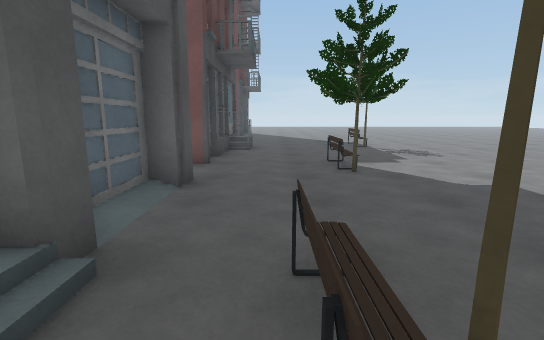
[1] (above)

21 first-person views from a walk through a Unity game level. The camera is 1.3 m above the floor, tilts 10° down and sees 85° across. The floor is counted in squares, 1 m on a side. Each view is taken from the middle of a square. On the plan, view 1 faces up. The plan holds only what a view shows up to about 14 squares ahead; the rest is blank. The place goes on beyond the plan. The player is left out. Some surface patterns are stand-ins.

[2]
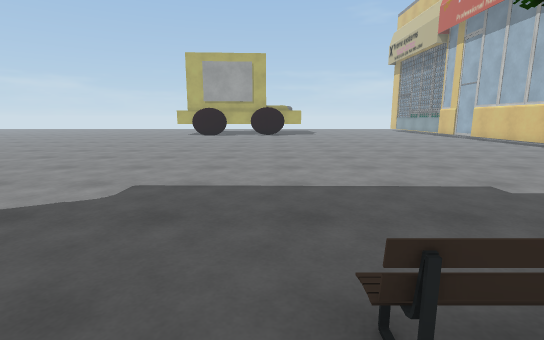

[3]
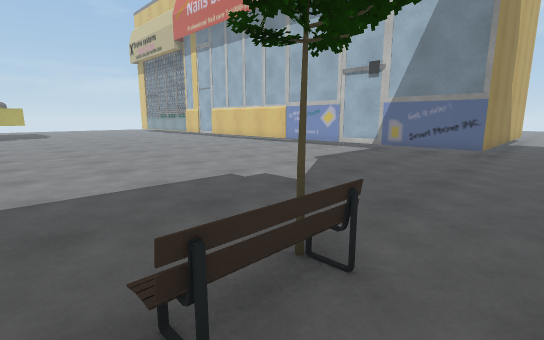

[4]
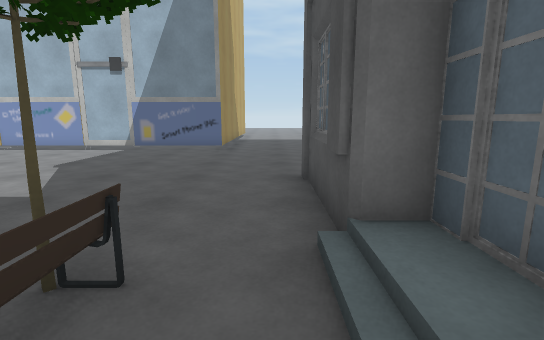

[5]
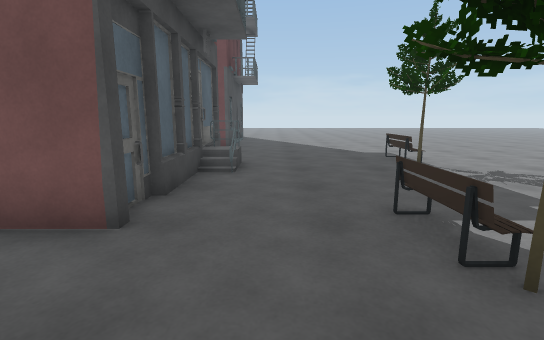

[6]
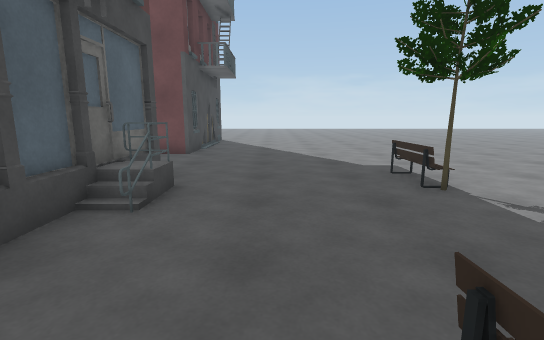

[7]
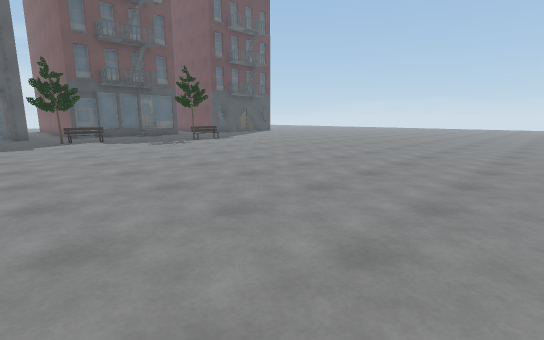

[8]
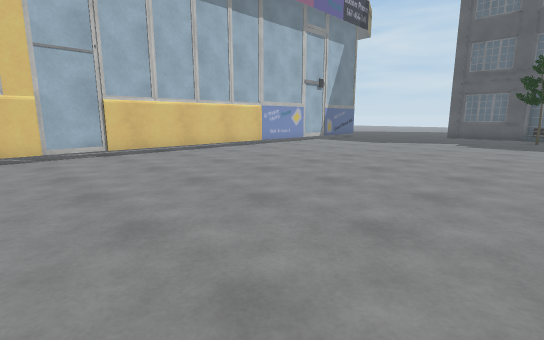

[9]
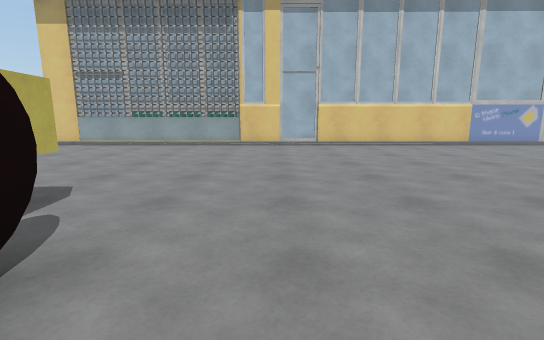

[10]
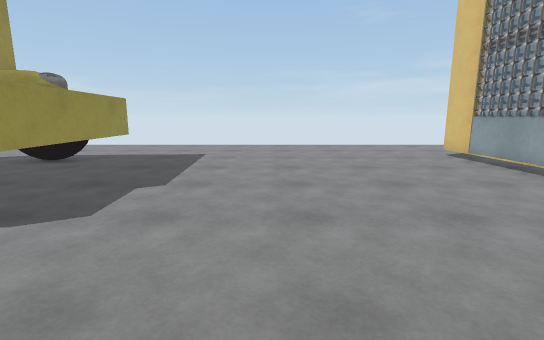

[11]
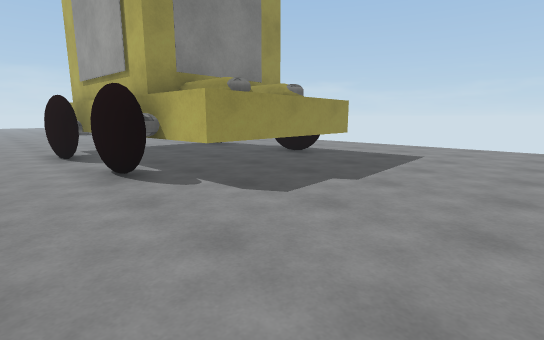

[12]
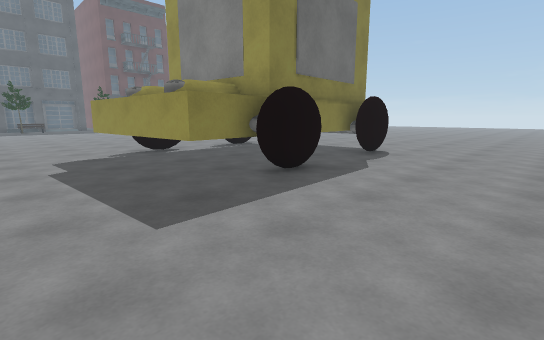

[13]
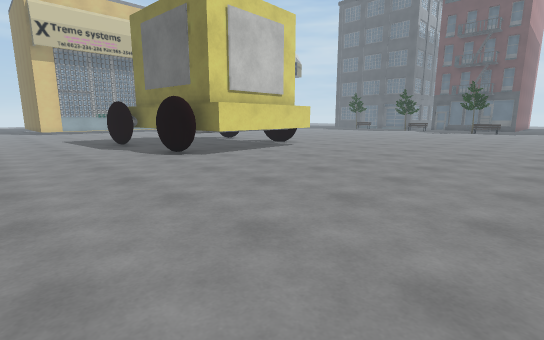

[14]
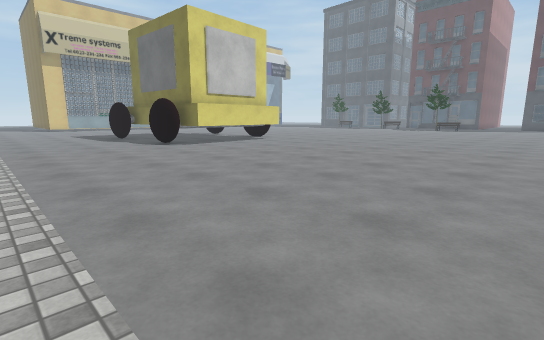

[15]
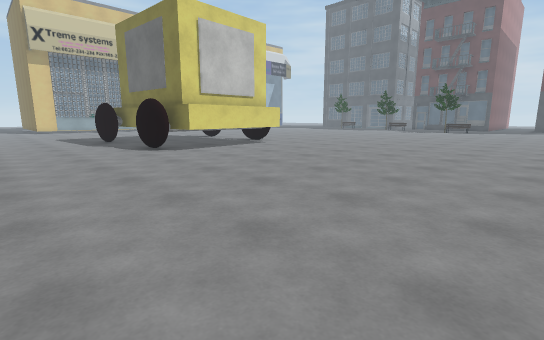

[16]
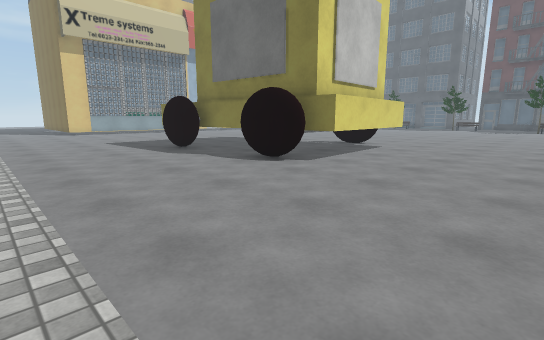

[17]
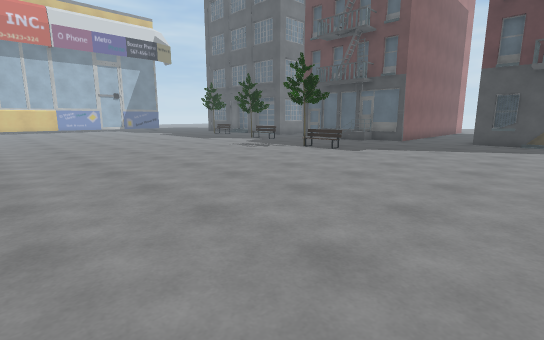

[18]
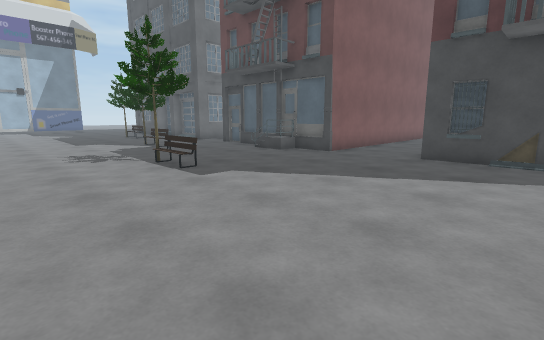

[19]
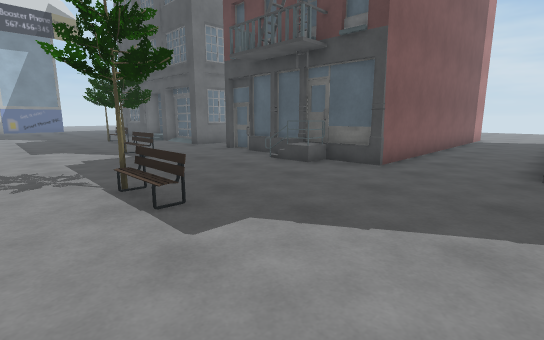

[20]
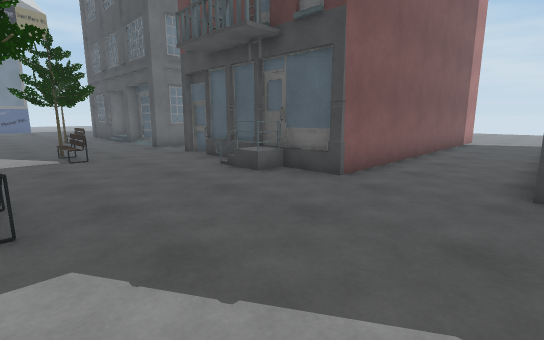

[21]
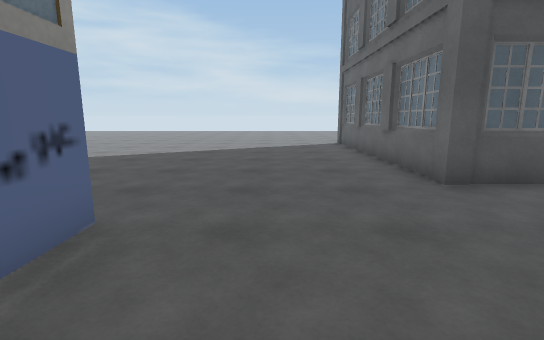

### Floor plan
Key: @ floor where view 1 was taken; # wall or solid block; . floor; T tree; B bench; H thing the floor can be seen under or through; O other object.
Columns run from 11 left of view 1 to 34 right of it. Each row starts with its distance up from view 1.
 22          #............... .       .......... .
 21          #................ ..................
 20          O....................................
 19         ##....................................
 18 ..............................................
 17 ..............................................
 16 ..............................................
 15 ##########.....O..............................
 14          #.....T..............................
 13          #O....B..............................
 12          #O...................................
 11          #....................................
 10          #.......................#######......
  9          #...B..................## #####......
  8         ##...T..................##   ###......
  7          ...TTT.................##    #.......
  6         ##...T..................#     #.......
  5          O.......................     HH......
  4          O......................#     HH......
  3          #...............   ....##    HH.....
  2          #.B....................#H    H......
  1         # .BT....................HHHHHH......
  0         ##.@.................................
 -1          #...................................
 -2          #...................................
 -3  #########...................................
 -4 O..O..O..O...................................
 -5  ............................................
 -6  ............................................
 -7  ............................................
 -8  ............................................
 -9  ...........#############################....
-10  ...........#                            ....

Where each view was taken, in squares from view 1:
view 1: 0 up, 0 right, facing up
view 2: 3 up, 1 left, facing right
view 3: 3 up, 1 left, facing down-right
view 4: 3 up, 1 left, facing down
view 5: 5 up, 0 right, facing up
view 6: 8 up, 1 right, facing up
view 7: 4 up, 20 right, facing up-left
view 8: 2 up, 20 right, facing down-left
view 9: 5 up, 19 right, facing down
view 10: 3 down, 19 right, facing right
view 11: 4 down, 19 right, facing up-right
view 12: 2 down, 33 right, facing up-left
view 13: 19 up, 33 right, facing down-left
view 14: 22 up, 34 right, facing down-left
view 15: 21 up, 33 right, facing down-left
view 16: 15 up, 34 right, facing down-left
view 17: 22 up, 15 right, facing down-left
view 18: 22 up, 8 right, facing down-left
view 19: 19 up, 6 right, facing down-left
view 20: 19 up, 4 right, facing down-left
view 21: 7 down, 4 right, facing left
